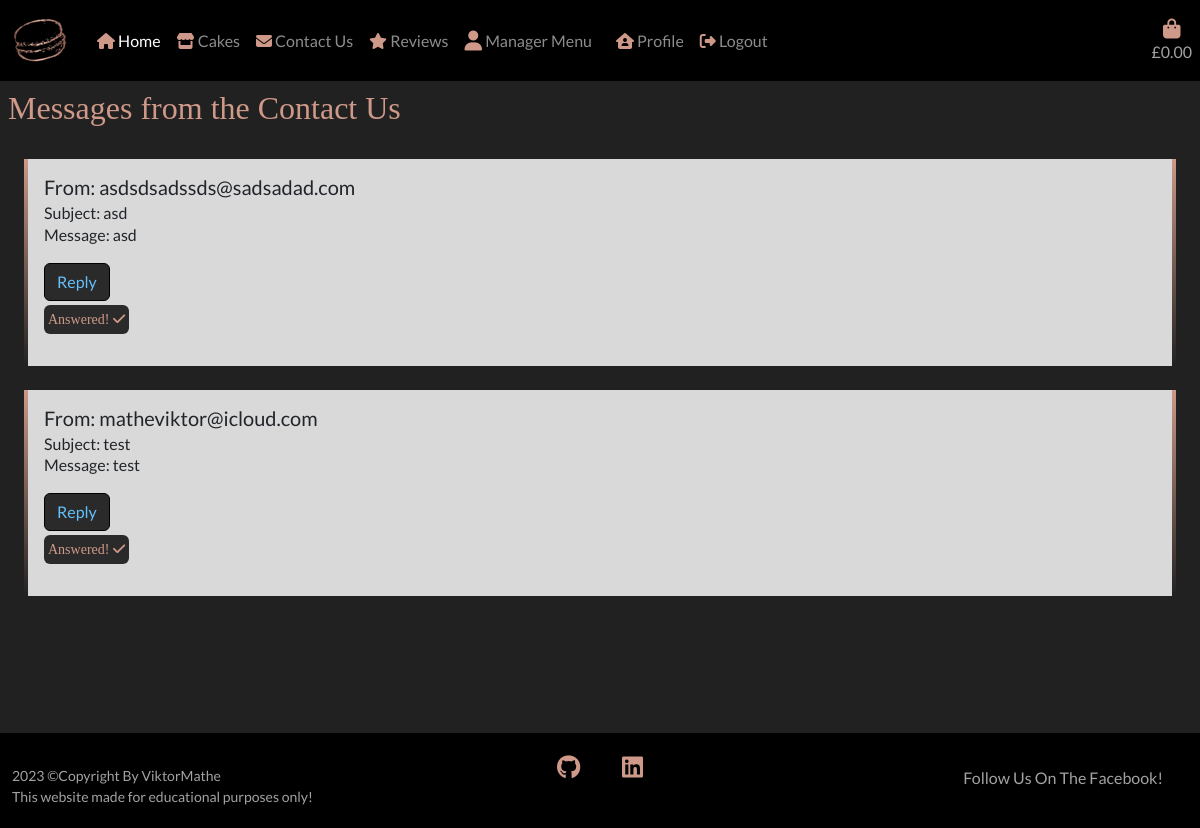
Screenshot of /contact_us/messages/ (signed in) with the database file from the repository.
### contactus/models.py (models this page shows, shortened)
class Contact_us(models.Model):
    phone_number = models.CharField(
        max_length=20, null=True, blank=True)
    email = models.EmailField()
    subject = models.CharField(max_length=254)
    message = models.TextField()
    answered = models.BooleanField(default=False, null=True)

### contactus/views.py (the view)
# urls.py: path('messages/', views.contact_messages, name='messages'),
@login_required
def contact_messages(request):
    contact_messages = Contact_us.objects.filter()
    context = {'contact_messages': contact_messages}
    template = 'messages.html'
    return render(request, template, context)

### bag/context.py (called while the page is built, shortened)
def bag_contents(request):
    bag_contents = []
    total = 0
    cake_count = 0
    bag = request.session.get('bag', {})
    if total < settings.FREE_DELIVERY:
        delivery_fee = total * Decimal(settings.DELIVERY_PERCENTAGE/100)
        free_delivery_delta = settings.FREE_DELIVERY - total
    else:
        delivery_fee = 0
        free_delivery_delta = 0
    order_total = delivery_fee + total
    context = {
        'bag_contents': bag_contents,
        'total': total,
        'cake_count': cake_count,
        'delivery_fee': delivery_fee,
        'free_delivery': settings.FREE_DELIVERY,
        'free_delivery_delta': free_delivery_delta,
        'order_total': order_total,
    }
    return context

### contactus/templates/messages.html (shortened to what this page needs)
{% extends 'base.html' %}
{% load static %}
{% block content %}
<h2 class="text p-2"> Messages from the Contact Us</h2>
{% for message in contact_messages reversed%}
<div class="card  m-4">
  <div class="card-body silver-bg">
    <h5 class="card-title">From: {{ message.email }}</h5>
    <h6 class="card-subtitle">Subject: {{ message.subject }}</h6>
    <p class="card-text">Message: {{ message.message }}</p>
  <div>
    <a href="{% url 'reply' message.id %}" class="card-link btn blue-text box border border-black rounded-2">Reply</a>
    {% if message.answered == True %}
    <p class="small text p-1 box rounded-2 mt-1">Answered! <i class="fa-solid fa-check"></i></p>
    {% endif %}
  </div>
  </div>
</div>
{% endfor %}
{% endblock %}

### static/css/base.css (style rules this page uses)
html { height: 100%; }
body { background: url('/media/macaron_background.png') fixed center center no-repeat; background-size: cover; height: calc(100vh - 164px); font-family: 'Lato', sans-serif; }
.text { color: #ce9988; font-family: Italic; }
.blue-text { color: #65c1fb; }
.border-black { border: 1px solid black !important; }
.box { background-color: rgba(33, 33, 33, 0.95); width: fit-content; }
.card { border-width: 4px; border-style: solid; border-top: none; border-bottom: none; border-image: linear-gradient(to bottom, #ce9988, #212121) 1 100%; }
.silver-bg { background-color: #d9d9d9; }

### rows the page displays
Contact_us: email "asdsdsadssds@sadsadad.com", subject "asd", message "asd", answered "Answered!"
Contact_us: email "matheviktor@icloud.com", subject "test", message "test", answered "Answered!"
